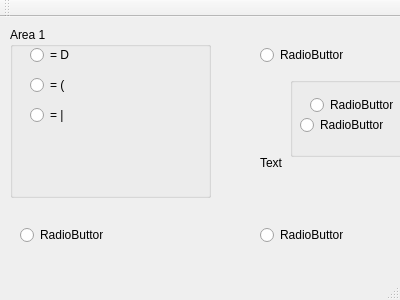
<?xml version="1.0" encoding="UTF-8"?>
<ui version="4.0">
 <class>MainWindow</class>
 <widget class="QMainWindow" name="MainWindow">
  <property name="geometry">
   <rect>
    <x>0</x>
    <y>0</y>
    <width>400</width>
    <height>300</height>
   </rect>
  </property>
  <property name="windowTitle">
   <string>MainWindow</string>
  </property>
  <widget class="QWidget" name="centralWidget">
   <widget class="QGroupBox" name="groupBox">
    <property name="geometry">
     <rect>
      <x>10</x>
      <y>10</y>
      <width>201</width>
      <height>171</height>
     </rect>
    </property>
    <property name="title">
     <string>Area 1</string>
    </property>
    <widget class="QRadioButton" name="radioButton">
     <property name="geometry">
      <rect>
       <x>20</x>
       <y>20</y>
       <width>83</width>
       <height>16</height>
      </rect>
     </property>
     <property name="text">
      <string>= D</string>
     </property>
    </widget>
    <widget class="QRadioButton" name="radioButton_2">
     <property name="geometry">
      <rect>
       <x>20</x>
       <y>50</y>
       <width>83</width>
       <height>16</height>
      </rect>
     </property>
     <property name="text">
      <string>= (</string>
     </property>
    </widget>
    <widget class="QRadioButton" name="radioButton_3">
     <property name="geometry">
      <rect>
       <x>20</x>
       <y>80</y>
       <width>83</width>
       <height>16</height>
      </rect>
     </property>
     <property name="text">
      <string>= |</string>
     </property>
    </widget>
   </widget>
   <widget class="QRadioButton" name="radioButton_4">
    <property name="geometry">
     <rect>
      <x>260</x>
      <y>30</y>
      <width>83</width>
      <height>16</height>
     </rect>
    </property>
    <property name="text">
     <string>RadioButton</string>
    </property>
   </widget>
   <widget class="QRadioButton" name="radioButton_5">
    <property name="geometry">
     <rect>
      <x>20</x>
      <y>210</y>
      <width>83</width>
      <height>16</height>
     </rect>
    </property>
    <property name="text">
     <string>RadioButton</string>
    </property>
   </widget>
   <widget class="QRadioButton" name="radioButton_6">
    <property name="geometry">
     <rect>
      <x>260</x>
      <y>210</y>
      <width>83</width>
      <height>16</height>
     </rect>
    </property>
    <property name="text">
     <string>RadioButton</string>
    </property>
   </widget>
   <widget class="QLabel" name="label">
    <property name="geometry">
     <rect>
      <x>260</x>
      <y>120</y>
      <width>121</width>
      <height>51</height>
     </rect>
    </property>
    <property name="text">
     <string>Text</string>
    </property>
   </widget>
   <widget class="QGroupBox" name="groupBox_2">
    <property name="geometry">
     <rect>
      <x>290</x>
      <y>60</y>
      <width>120</width>
      <height>80</height>
     </rect>
    </property>
    <property name="title">
     <string/>
    </property>
    <widget class="QRadioButton" name="radioButton_7">
     <property name="geometry">
      <rect>
       <x>20</x>
       <y>20</y>
       <width>83</width>
       <height>16</height>
      </rect>
     </property>
     <property name="text">
      <string>RadioButton</string>
     </property>
    </widget>
    <widget class="QRadioButton" name="radioButton_8">
     <property name="geometry">
      <rect>
       <x>10</x>
       <y>40</y>
       <width>83</width>
       <height>16</height>
      </rect>
     </property>
     <property name="text">
      <string>RadioButton</string>
     </property>
    </widget>
   </widget>
  </widget>
  <widget class="QMenuBar" name="menuBar">
   <property name="geometry">
    <rect>
     <x>0</x>
     <y>0</y>
     <width>400</width>
     <height>22</height>
    </rect>
   </property>
  </widget>
  <widget class="QToolBar" name="mainToolBar">
   <attribute name="toolBarArea">
    <enum>TopToolBarArea</enum>
   </attribute>
   <attribute name="toolBarBreak">
    <bool>false</bool>
   </attribute>
  </widget>
  <widget class="QStatusBar" name="statusBar"/>
 </widget>
 <layoutdefault spacing="6" margin="11"/>
 <resources/>
 <connections/>
</ui>
